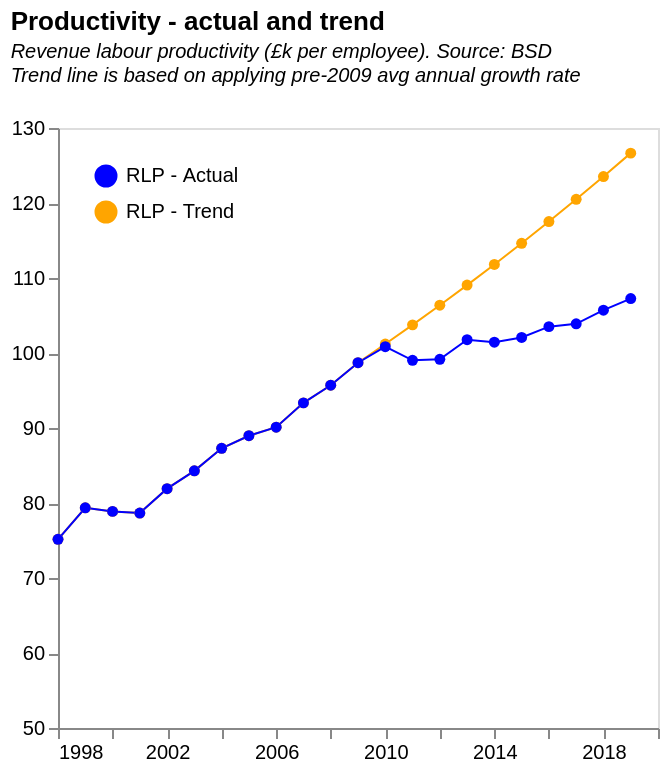

Specify this chart in Vega-Lite:
### Vega-Lite specification from a JSON file in a GitHub repository (floating-point values rounded to 4 significant figures)
{"$schema": "https://vega.github.io/schema/vega-lite/v5.json", "description": "A filter which gets rid of 1997 data as no data for Trend here", "title": {"text": "Productivity - actual and trend", "subtitle": ["Revenue labour productivity (£k per employee). Source: BSD", "Trend line is based on applying pre-2009 avg annual growth rate", ""], "subtitleFontStyle": "italic", "subtitleFontSize": 10, "anchor": "start", "color": "black"}, "data": {"values": [{"year": "1997", "Jobs_enter": "739", "Jobs_grow": "1745", "Jobs_exit": "1570", "Jobs_shrink": "1113", "Jobs_total": "18462", "JobsRLP_enter": "45127", "JobsRLP_grow": "148871", "JobsRLP_exit": "91186", "JobsRLP_shrink": "79360", "JobsRLP_total": "1286257", "firms_enter": "231442", "firms_grow": "172194", "firms_exit": "198585", "firms_shrink": "127759", "firms_stable": "1495505", "firms_total": "2014120", "Entry rate": "0.114909737", "Exit Rate": "0.098596409", "Grow Rate": "0.085493416", "Shrink Rate": "0.063431672", "Units": "860021", "Employment(m)": "17.46", "Turnover(bn)": "1241", "N firms": "1764832", "RLP": "71.07674685", "RLP growth": "0", "RLP actual": "0", "RLP hypotetical": "0", "Gap": "0", "Turnover": "0", "Turnover hypothetical": "0", "Turn_gap": "0", "Mean": "9.32", "Mean_emplWeight": "13.68", "Mean_turnWeight": "13.54", "Central": "6.97", "entryReallocate": "0.035083968", "growReallocate": "0.115739701", "exitReallocate": "0.07089252", "shrinkReallocate": "0.061698401", "totalReallocateRLPJobs": "0.28341459", "": "Pre-GFC", "period2": "1", "entryReallocateJobs": "0.040028166", "growReallocateJobs": "0.09451847", "exitReallocateJobs": "0.085039541", "shrinkReallocateJobs": "0.060285993", "totalReallocateJobs": "0.27987217", "totalReallocateJobsNet": "null"}, {"year": "1998", "Jobs_enter": "581", "Jobs_grow": "1420", "Jobs_exit": "1285", "Jobs_shrink": "788", "Jobs_total": "18329", "JobsRLP_enter": "36531", "JobsRLP_grow": "120919", "JobsRLP_exit": "83465", "JobsRLP_shrink": "57401", "JobsRLP_total": "1349372", "firms_enter": "187867", "firms_grow": "198597", "firms_exit": "192932", "firms_shrink": "133292", "firms_stable": "1493630", "firms_total": "2035621", "Entry rate": "0.092289773", "Exit Rate": "0.094777957", "Grow Rate": "0.097560892", "Shrink Rate": "0.065479773", "Units": "836654", "Employment(m)": "17.47", "Turnover(bn)": "1313", "N firms": "1827671", "RLP": "75.15741271", "RLP growth": "0.057412108", "RLP actual": "75.15741271", "RLP hypotetical": "75.15741271", "Gap": "0", "Turnover": "1313", "Turnover hypothetical": "1313", "Turn_gap": "0", "Mean": "9.32", "Mean_emplWeight": "14.28", "Mean_turnWeight": "14.59", "Central": "6.22", "entryReallocate": "0.027072594", "growReallocate": "0.089611315", "exitReallocate": "0.0618547", "shrinkReallocate": "0.042539048", "totalReallocateRLPJobs": "0.221077657", "": "Pre-GFC", "period2": "1", "entryReallocateJobs": "0.031698401", "growReallocateJobs": "0.077472857", "exitReallocateJobs": "0.07010748", "shrinkReallocateJobs": "0.04299198", "totalReallocateJobs": "0.222270719", "totalReallocateJobsNet": "0.229526979"}, {"year": "1999", "Jobs_enter": "622", "Jobs_grow": "1609", "Jobs_exit": "1383", "Jobs_shrink": "982", "Jobs_total": "18562", "JobsRLP_enter": "40585", "JobsRLP_grow": "145272", "JobsRLP_exit": "92162", "JobsRLP_shrink": "70152", "JobsRLP_total": "1440505", "firms_enter": "181415", "firms_grow": "198806", "firms_exit": "241365", "firms_shrink": "137884", "firms_stable": "1457050", "firms_total": "2054680", "Entry rate": "0.088293554", "Exit Rate": "0.117470847", "Grow Rate": "0.096757646", "Shrink Rate": "0.067107287", "Units": "813982", "Employment(m)": "17.64", "Turnover(bn)": "1400", "N firms": "1850609", "RLP": "79.36507937", "RLP growth": "0.055984719", "RLP actual": "79.36507937", "RLP hypotetical": "79.36507937", "Gap": "0", "Turnover": "1400", "Turnover hypothetical": "1400", "Turn_gap": "0", "Mean": "9.61", "Mean_emplWeight": "15.12", "Mean_turnWeight": "15.55", "Central": "6.81", "entryReallocate": "0.028174147", "growReallocate": "0.100847967", "exitReallocate": "0.063978952", "shrinkReallocate": "0.048699588", "totalReallocateRLPJobs": "0.241700654", "": "Pre-GFC", "period2": "1", "entryReallocateJobs": "0.03350932", "growReallocateJobs": "0.08668247", "exitReallocateJobs": "0.074507057", "shrinkReallocateJobs": "0.052903782", "totalReallocateJobs": "0.247602629", "totalReallocateJobsNet": "0.235050102"}, {"year": "2000", "Jobs_enter": "677", "Jobs_grow": "1727", "Jobs_exit": "1212", "Jobs_shrink": "1143", "Jobs_total": "18715", "JobsRLP_enter": "45426", "JobsRLP_grow": "154972", "JobsRLP_exit": "77771", "JobsRLP_shrink": "84861", "JobsRLP_total": "1442392", "firms_enter": "178147", "firms_grow": "219132", "firms_exit": "203060", "firms_shrink": "148618", "firms_stable": "1446191", "firms_total": "2035619", "Entry rate": "0.087514903", "Exit Rate": "0.099753441", "Grow Rate": "0.107648828", "Shrink Rate": "0.073008751", "Units": "793015", "Employment(m)": "17.71", "Turnover(bn)": "1397", "N firms": "1834250", "RLP": "78.88198758", "RLP growth": "-0.006086957", "RLP actual": "78.88198758", "RLP hypotetical": "78.88198758", "Gap": "0", "Turnover": "1397", "Turnover hypothetical": "1397", "Turn_gap": "0", "Mean": "9.98", "Mean_emplWeight": "15.88", "Mean_turnWeight": "16.32", "Central": "6.92", "entryReallocate": "0.031493519", "growReallocate": "0.107440973", "exitReallocate": "0.053918075", "shrinkReallocate": "0.058833521", "totalReallocateRLPJobs": "0.251686088", "": "Pre-GFC", "period2": "1", "entryReallocateJobs": "0.036174192", "growReallocateJobs": "0.092278921", "exitReallocateJobs": "0.064760887", "shrinkReallocateJobs": "0.061074005", "totalReallocateJobs": "0.254288004", "totalReallocateJobsNet": "0.246112744"}, {"year": "2001", "Jobs_enter": "674", "Jobs_grow": "2264", "Jobs_exit": "1208", "Jobs_shrink": "1525", "Jobs_total": "19091", "JobsRLP_enter": "44783", "JobsRLP_grow": "224789", "JobsRLP_exit": "80263", "JobsRLP_shrink": "96266", "JobsRLP_total": "1463881", "firms_enter": "178260", "firms_grow": "298866", "firms_exit": "220258", "firms_shrink": "248962", "firms_stable": "1265808", "firms_total": "2056263", "Entry rate": "0.086691245", "Exit Rate": "0.107115675", "Grow Rate": "0.145344248", "Shrink Rate": "0.121074979", "Units": "821065", "Employment(m)": "18.04", "Turnover(bn)": "1419", "N firms": "1852625", "RLP": "78.65853659", "RLP growth": "-0.002832725", "RLP actual": "78.65853659", "RLP hypotetical": "78.65853659", "Gap": "0", "Turnover": "1419", "Turnover hypothetical": "1419", "Turn_gap": "0", "Mean": "10.23", "Mean_emplWeight": "16.58", "Mean_turnWeight": "17.13", "Central": "7", "entryReallocate": "0.030591968", "growReallocate": "0.153556881", "exitReallocate": "0.05482891", "shrinkReallocate": "0.06576081", "totalReallocateRLPJobs": "0.304738568", "": "Pre-GFC", "period2": "1", "entryReallocateJobs": "0.035304594", "growReallocateJobs": "0.118589911", "exitReallocateJobs": "0.063275889", "shrinkReallocateJobs": "0.079880572", "totalReallocateJobs": "0.297050966", "totalReallocateJobsNet": "0.277355822"}, {"year": "2002", "Jobs_enter": "637", "Jobs_grow": "1674", "Jobs_exit": "1351", "Jobs_shrink": "1314", "Jobs_total": "19511", "JobsRLP_enter": "42468", "JobsRLP_grow": "156365", "JobsRLP_exit": "88715", "JobsRLP_shrink": "100435", "JobsRLP_total": "1559773", "firms_enter": "182945", "firms_grow": "212474", "firms_exit": "224378", "firms_shrink": "172589", "firms_stable": "1425330", "firms_total": "2062193", "Entry rate": "0.088713811", "Exit Rate": "0.108805529", "Grow Rate": "0.103033033", "Shrink Rate": "0.083691973", "Units": "834431", "Employment(m)": "18.52", "Turnover(bn)": "1517", "N firms": "1857687", "RLP": "81.91144708", "RLP growth": "0.041354831", "RLP actual": "81.91144708", "RLP hypotetical": "81.91144708", "Gap": "0", "Turnover": "1517", "Turnover hypothetical": "1517", "Turn_gap": "0", "Mean": "10.46", "Mean_emplWeight": "17.13", "Mean_turnWeight": "17.81", "Central": "7.38", "entryReallocate": "0.027227039", "growReallocate": "0.100248562", "exitReallocate": "0.056876866", "shrinkReallocate": "0.06439078", "totalReallocateRLPJobs": "0.248743247", "": "Pre-GFC", "period2": "1", "entryReallocateJobs": "0.03264825", "growReallocateJobs": "0.085797755", "exitReallocateJobs": "0.069242991", "shrinkReallocateJobs": "0.067346625", "totalReallocateJobs": "0.255035621", "totalReallocateJobsNet": "0.233509302"}, {"year": "2003", "Jobs_enter": "673", "Jobs_grow": "1392", "Jobs_exit": "1362", "Jobs_shrink": "1114", "Jobs_total": "19478", "JobsRLP_enter": "46330", "JobsRLP_grow": "124275", "JobsRLP_exit": "99733", "JobsRLP_shrink": "81346", "JobsRLP_total": "1602504", "firms_enter": "225136", "firms_grow": "190701", "firms_exit": "232289", "firms_shrink": "204720", "firms_stable": "1446790", "firms_total": "2104425", "Entry rate": "0.106982192", "Exit Rate": "0.110381221", "Grow Rate": "0.090619053", "Shrink Rate": "0.09728073", "Units": "834277", "Employment(m)": "18.46", "Turnover(bn)": "1556", "N firms": "1855951", "RLP": "84.29035753", "RLP growth": "0.029042466", "RLP actual": "84.29035753", "RLP hypotetical": "84.29035753", "Gap": "0", "Turnover": "1556", "Turnover hypothetical": "1556", "Turn_gap": "0", "Mean": "10.59", "Mean_emplWeight": "17.87", "Mean_turnWeight": "18.28", "Central": "7.28", "entryReallocate": "0.028911004", "growReallocate": "0.077550508", "exitReallocate": "0.062235726", "shrinkReallocate": "0.050761808", "totalReallocateRLPJobs": "0.219459047", "": "Pre-GFC", "period2": "1", "entryReallocateJobs": "0.034551802", "growReallocateJobs": "0.071465243", "exitReallocateJobs": "0.069925044", "shrinkReallocateJobs": "0.05719273", "totalReallocateJobs": "0.233134819", "totalReallocateJobsNet": "0.234829038"}, {"year": "2004", "Jobs_enter": "602", "Jobs_grow": "1779", "Jobs_exit": "1359", "Jobs_shrink": "1133", "Jobs_total": "19264", "JobsRLP_enter": "46096", "JobsRLP_grow": "179023", "JobsRLP_exit": "103505", "JobsRLP_shrink": "89242", "JobsRLP_total": "1639165", "firms_enter": "204954", "firms_grow": "219688", "firms_exit": "231105", "firms_shrink": "171909", "firms_stable": "1474969", "firms_total": "2127574", "Entry rate": "0.096332254", "Exit Rate": "0.108623719", "Grow Rate": "0.103257513", "Shrink Rate": "0.08080048", "Units": "861501", "Employment(m)": "18.25", "Turnover(bn)": "1593", "N firms": "1897242", "RLP": "87.28767123", "RLP growth": "0.03555939", "RLP actual": "87.28767123", "RLP hypotetical": "87.28767123", "Gap": "0", "Turnover": "1593", "Turnover hypothetical": "1593", "Turn_gap": "0", "Mean": "10.5", "Mean_emplWeight": "18.74", "Mean_turnWeight": "19.23", "Central": "6.95", "entryReallocate": "0.028121635", "growReallocate": "0.109215973", "exitReallocate": "0.063144955", "shrinkReallocate": "0.054443573", "totalReallocateRLPJobs": "0.254926136", "": "Pre-GFC", "period2": "1", "entryReallocateJobs": "0.03125", "growReallocateJobs": "0.092348422", "exitReallocateJobs": "0.070546096", "shrinkReallocateJobs": "0.058814369", "totalReallocateJobs": "0.252958887", "totalReallocateJobsNet": "0.264067691"}, {"year": "2005", "Jobs_enter": "530", "Jobs_grow": "1634", "Jobs_exit": "1137", "Jobs_shrink": "1130", "Jobs_total": "19292", "JobsRLP_enter": "36450", "JobsRLP_grow": "153780", "JobsRLP_exit": "83195", "JobsRLP_shrink": "88596", "JobsRLP_total": "1665059", "firms_enter": "197332", "firms_grow": "224769", "firms_exit": "222919", "firms_shrink": "162606", "firms_stable": "1514896", "firms_total": "2152914", "Entry rate": "0.091658097", "Exit Rate": "0.103542919", "Grow Rate": "0.10440222", "Shrink Rate": "0.07552833", "Units": "856496", "Employment(m)": "18.31", "Turnover(bn)": "1629", "N firms": "1928083", "RLP": "88.96777717", "RLP growth": "0.019247918", "RLP actual": "88.96777717", "RLP hypotetical": "88.96777717", "Gap": "0", "Turnover": "1629", "Turnover hypothetical": "1629", "Turn_gap": "0", "Mean": "10.57", "Mean_emplWeight": "19.47", "Mean_turnWeight": "20.43", "Central": "6.94", "entryReallocate": "0.021891116", "growReallocate": "0.092357088", "exitReallocate": "0.049965196", "shrinkReallocate": "0.053208925", "totalReallocateRLPJobs": "0.217422326", "": "Pre-GFC", "period2": "1", "entryReallocateJobs": "0.027472527", "growReallocateJobs": "0.084698321", "exitReallocateJobs": "0.058936347", "shrinkReallocateJobs": "0.058573502", "totalReallocateJobs": "0.229680697", "totalReallocateJobsNet": "0.228229318"}, {"year": "2006", "Jobs_enter": "540", "Jobs_grow": "1682", "Jobs_exit": "1082", "Jobs_shrink": "1277", "Jobs_total": "19447", "JobsRLP_enter": "37655", "JobsRLP_grow": "167538", "JobsRLP_exit": "80384", "JobsRLP_shrink": "95356", "JobsRLP_total": "1694217", "firms_enter": "210153", "firms_grow": "277068", "firms_exit": "211689", "firms_shrink": "217079", "firms_stable": "1469112", "firms_total": "2201319", "Entry rate": "0.095466854", "Exit Rate": "0.096164618", "Grow Rate": "0.125864538", "Shrink Rate": "0.09861315", "Units": "852964", "Employment(m)": "18.39", "Turnover(bn)": "1657", "N firms": "1961693", "RLP": "90.10331702", "RLP growth": "0.012763496", "RLP actual": "90.10331702", "RLP hypotetical": "90.10331702", "Gap": "0", "Turnover": "1657", "Turnover hypothetical": "1657", "Turn_gap": "0", "Mean": "10.68", "Mean_emplWeight": "20.23", "Mean_turnWeight": "21.32", "Central": "6.92", "entryReallocate": "0.022225606", "growReallocate": "0.098888159", "exitReallocate": "0.047446106", "shrinkReallocate": "0.056283227", "totalReallocateRLPJobs": "0.224843099", "": "Pre-GFC", "period2": "1", "entryReallocateJobs": "0.027767779", "growReallocateJobs": "0.08649149", "exitReallocateJobs": "0.055638402", "shrinkReallocateJobs": "0.065665655", "totalReallocateJobs": "0.235563326", "totalReallocateJobsNet": "0.227592945"}, {"year": "2007", "Jobs_enter": "603", "Jobs_grow": "1582", "Jobs_exit": "1187", "Jobs_shrink": "1091", "Jobs_total": "19610", "JobsRLP_enter": "43540", "JobsRLP_grow": "160516", "JobsRLP_exit": "86834", "JobsRLP_shrink": "85154", "JobsRLP_total": "1770777", "firms_enter": "231754", "firms_grow": "287170", "firms_exit": "292564", "firms_shrink": "205030", "firms_stable": "1477714", "firms_total": "2294533", "Entry rate": "0.101002688", "Exit Rate": "0.127504813", "Grow Rate": "0.125154007", "Shrink Rate": "0.089355873", "Units": "863638", "Employment(m)": "18.5", "Turnover(bn)": "1727", "N firms": "2031817", "RLP": "93.35135135", "RLP growth": "0.036047889", "RLP actual": "93.35135135", "RLP hypotetical": "93.35135135", "Gap": "0", "Turnover": "1727", "Turnover hypothetical": "1727", "Turn_gap": "0", "Mean": "10.76", "Mean_emplWeight": "20.84", "Mean_turnWeight": "21.83", "Central": "6.92", "entryReallocate": "0.024588076", "growReallocate": "0.090647213", "exitReallocate": "0.049037231", "shrinkReallocate": "0.048088494", "totalReallocateRLPJobs": "0.212361014", "": "Pre-GFC", "period2": "1", "entryReallocateJobs": "0.030749618", "growReallocateJobs": "0.080673126", "exitReallocateJobs": "0.060530342", "shrinkReallocateJobs": "0.05563488", "totalReallocateJobs": "0.227587965", "totalReallocateJobsNet": "0.21927588"}, {"year": "2008", "Jobs_enter": "431", "Jobs_grow": "1722", "Jobs_exit": "1261", "Jobs_shrink": "1168", "Jobs_total": "19615", "JobsRLP_enter": "32117", "JobsRLP_grow": "168836", "JobsRLP_exit": "96829", "JobsRLP_shrink": "92174", "JobsRLP_total": "1813046", "firms_enter": "165875", "firms_grow": "322259", "firms_exit": "277503", "firms_shrink": "214858", "firms_stable": "1385598", "firms_total": "2229430", "Entry rate": "0.074402426", "Exit Rate": "0.124472623", "Grow Rate": "0.14454771", "Shrink Rate": "0.096373513", "Units": "904598", "Employment(m)": "18.61", "Turnover(bn)": "1781", "N firms": "2030407", "RLP": "95.70123589", "RLP growth": "0.025172475", "RLP actual": "95.70123589", "RLP hypotetical": "95.70123589", "Gap": "0", "Turnover": "1781", "Turnover hypothetical": "1781", "Turn_gap": "0", "Mean": "10.94", "Mean_emplWeight": "21.61", "Mean_turnWeight": "22.68", "Central": "6.89", "entryReallocate": "0.017714388", "growReallocate": "0.093122844", "exitReallocate": "0.053406808", "shrinkReallocate": "0.050839306", "totalReallocateRLPJobs": "0.215083346", "": "Pre-GFC", "period2": "1", "entryReallocateJobs": "0.02197298", "growReallocateJobs": "0.087789957", "exitReallocateJobs": "0.064287535", "shrinkReallocateJobs": "0.059546266", "totalReallocateJobs": "0.233596737", "totalReallocateJobsNet": "0.23334183"}, {"year": "2009", "Jobs_enter": "399", "Jobs_grow": "1582", "Jobs_exit": "1112", "Jobs_shrink": "1594", "Jobs_total": "19573", "JobsRLP_enter": "30188", "JobsRLP_grow": "161734", "JobsRLP_exit": "83565", "JobsRLP_shrink": "144287", "JobsRLP_total": "1860876", "firms_enter": "148392", "firms_grow": "269261", "firms_exit": "251412", "firms_shrink": "218573", "firms_stable": "1388291", "firms_total": "2158706", "Entry rate": "0.068741181", "Exit Rate": "0.116464215", "Grow Rate": "0.124732594", "Shrink Rate": "0.101251861", "Units": "919136", "Employment(m)": "18.55", "Turnover(bn)": "1831", "N firms": "1976143", "RLP": "98.70619946", "RLP growth": "0.031399423", "RLP actual": "98.70619946", "RLP hypotetical": "98.70619946", "Gap": "0", "Turnover": "1831", "Turnover hypothetical": "1831", "Turn_gap": "0", "Mean": "11.48", "Mean_emplWeight": "22.38", "Mean_turnWeight": "23.7", "Central": "7.25", "entryReallocate": "0.016222467", "growReallocate": "0.08691283", "exitReallocate": "0.04490627", "shrinkReallocate": "0.077537138", "totalReallocateRLPJobs": "0.225578706", "": "Pre-GFC", "period2": "1", "entryReallocateJobs": "0.020385225", "growReallocateJobs": "0.080825627", "exitReallocateJobs": "0.056812957", "shrinkReallocateJobs": "0.081438717", "totalReallocateJobs": "0.239462525", "totalReallocateJobsNet": "0.241608338"}, {"year": "2010", "Jobs_enter": "415", "Jobs_grow": "1190", "Jobs_exit": "941", "Jobs_shrink": "1178", "Jobs_total": "19035", "JobsRLP_enter": "30749", "JobsRLP_grow": "117871", "JobsRLP_exit": "74913", "JobsRLP_shrink": "105543", "JobsRLP_total": "1836399", "firms_enter": "158675", "firms_grow": "218606", "firms_exit": "227411", "firms_shrink": "226612", "firms_stable": "1396534", "firms_total": "2105199", "Entry rate": "0.075372922", "Exit Rate": "0.108023517", "Grow Rate": "0.103841015", "Shrink Rate": "0.10764398", "Units": "917525", "Employment(m)": "17.91", "Turnover(bn)": "1806", "N firms": "1911159", "RLP": "100.8375209", "RLP growth": "0.02159258", "RLP actual": "100.8375209", "RLP hypotetical": "101.1976599", "Gap": "0.003571478", "Turnover": "1806", "Turnover hypothetical": "1812.450089", "Turn_gap": "6.450089111", "Mean": "12", "Mean_emplWeight": "23.19", "Mean_turnWeight": "24.5", "Central": "7.85", "entryReallocate": "0.016744183", "growReallocate": "0.064185942", "exitReallocate": "0.040793422", "shrinkReallocate": "0.057472804", "totalReallocateRLPJobs": "0.179196351", "": "Post-GFC", "period2": "1", "entryReallocateJobs": "0.021801944", "growReallocateJobs": "0.062516417", "exitReallocateJobs": "0.049435251", "shrinkReallocateJobs": "0.061885999", "totalReallocateJobs": "0.195639611", "totalReallocateJobsNet": "0.223903336"}, {"year": "2011", "Jobs_enter": "450", "Jobs_grow": "1515", "Jobs_exit": "795", "Jobs_shrink": "1060", "Jobs_total": "18650", "JobsRLP_enter": "33116", "JobsRLP_grow": "151490", "JobsRLP_exit": "57015", "JobsRLP_shrink": "83614", "JobsRLP_total": "1764720", "firms_enter": "174240", "firms_grow": "331020", "firms_exit": "192749", "firms_shrink": "224622", "firms_stable": "1305162", "firms_total": "2079401", "Entry rate": "0.083793362", "Exit Rate": "0.092694483", "Grow Rate": "0.159190074", "Shrink Rate": "0.108022455", "Units": "889262", "Employment(m)": "17.49", "Turnover(bn)": "1732", "N firms": "1872814", "RLP": "99.02801601", "RLP growth": "-0.017944758", "RLP actual": "99.02801601", "RLP hypotetical": "103.7520078", "Gap": "0.047703589", "Turnover": "1732", "Turnover hypothetical": "1814.622616", "Turn_gap": "82.62261576", "Mean": "12.43", "Mean_emplWeight": "23.9", "Mean_turnWeight": "25.38", "Central": "8.32", "entryReallocate": "0.018765583", "growReallocate": "0.085843647", "exitReallocate": "0.032308242", "shrinkReallocate": "0.047380888", "totalReallocateRLPJobs": "0.184298359", "": "Post-GFC", "period2": "1", "entryReallocateJobs": "0.024128686", "growReallocateJobs": "0.081233244", "exitReallocateJobs": "0.042627346", "shrinkReallocateJobs": "0.056836461", "totalReallocateJobs": "0.204825737", "totalReallocateJobsNet": "0.225469169"}, {"year": "2012", "Jobs_enter": "463", "Jobs_grow": "1585", "Jobs_exit": "889", "Jobs_shrink": "1068", "Jobs_total": "19062", "JobsRLP_enter": "34492", "JobsRLP_grow": "153465", "JobsRLP_exit": "65957", "JobsRLP_shrink": "85382", "JobsRLP_total": "1804217", "firms_enter": "186330", "firms_grow": "301126", "firms_exit": "227191", "firms_shrink": "242783", "firms_stable": "1367547", "firms_total": "2169250", "Entry rate": "0.085896047", "Exit Rate": "0.104732511", "Grow Rate": "0.13881572", "Shrink Rate": "0.111920249", "Units": "867637", "Employment(m)": "17.85", "Turnover(bn)": "1770", "N firms": "1952141", "RLP": "99.15966387", "RLP growth": "0.0013294", "RLP actual": "99.15966387", "RLP hypotetical": "106.3708303", "Gap": "0.072722781", "Turnover": "1770", "Turnover hypothetical": "1898.719322", "Turn_gap": "128.7193217", "Mean": "12.3", "Mean_emplWeight": "24.08", "Mean_turnWeight": "25.74", "Central": "8.41", "entryReallocate": "0.019117434", "growReallocate": "0.085059059", "exitReallocate": "0.036557133", "shrinkReallocate": "0.047323576", "totalReallocateRLPJobs": "0.188057202", "": "Post-GFC", "period2": "1", "entryReallocateJobs": "0.024289162", "growReallocateJobs": "0.083149722", "exitReallocateJobs": "0.046637289", "shrinkReallocateJobs": "0.056027699", "totalReallocateJobs": "0.210103872", "totalReallocateJobsNet": "0.18849019"}, {"year": "2013", "Jobs_enter": "661", "Jobs_grow": "1586", "Jobs_exit": "879", "Jobs_shrink": "1032", "Jobs_total": "19536", "JobsRLP_enter": "47283", "JobsRLP_grow": "151950", "JobsRLP_exit": "66757", "JobsRLP_shrink": "90845", "JobsRLP_total": "1888930", "firms_enter": "236124", "firms_grow": "280618", "firms_exit": "221757", "firms_shrink": "180486", "firms_stable": "1520966", "firms_total": "2230056", "Entry rate": "0.105882543", "Exit Rate": "0.099440104", "Grow Rate": "0.125834508", "Shrink Rate": "0.080933394", "Units": "853661", "Employment(m)": "18.1", "Turnover(bn)": "1842", "N firms": "1962202", "RLP": "101.7679558", "RLP growth": "0.026303961", "RLP actual": "101.7679558", "RLP hypotetical": "109.0557551", "Gap": "0.071611926", "Turnover": "1842", "Turnover hypothetical": "1973.909167", "Turn_gap": "131.9091672", "Mean": "12.43", "Mean_emplWeight": "24.7", "Mean_turnWeight": "26.84", "Central": "8.45", "entryReallocate": "0.025031632", "growReallocate": "0.080442367", "exitReallocate": "0.035341172", "shrinkReallocate": "0.048093365", "totalReallocateRLPJobs": "0.188908536", "": "Post-GFC", "period2": "1", "entryReallocateJobs": "0.033834971", "growReallocateJobs": "0.081183456", "exitReallocateJobs": "0.044993857", "shrinkReallocateJobs": "0.052825553", "totalReallocateJobs": "0.212837838", "totalReallocateJobsNet": "0.188574939"}, {"year": "2014", "Jobs_enter": "761", "Jobs_grow": "1534", "Jobs_exit": "924", "Jobs_shrink": "942", "Jobs_total": "20291", "JobsRLP_enter": "60039", "JobsRLP_grow": "143390", "JobsRLP_exit": "74039", "JobsRLP_shrink": "77271", "JobsRLP_total": "1957288", "firms_enter": "248257", "firms_grow": "274441", "firms_exit": "230891", "firms_shrink": "188113", "firms_stable": "1618270", "firms_total": "2338642", "Entry rate": "0.106154341", "Exit Rate": "0.098728664", "Grow Rate": "0.117350582", "Shrink Rate": "0.080436852", "Units": "845859", "Employment(m)": "18.7", "Turnover(bn)": "1897", "N firms": "2058326", "RLP": "101.4438503", "RLP growth": "-0.00318475", "RLP actual": "101.4438503", "RLP hypotetical": "111.8084505", "Gap": "0.102170809", "Turnover": "1897", "Turnover hypothetical": "2090.818024", "Turn_gap": "193.8180243", "Mean": "12.18", "Mean_emplWeight": "24.66", "Mean_turnWeight": "27.22", "Central": "7.89", "entryReallocate": "0.030674586", "growReallocate": "0.073259531", "exitReallocate": "0.037827341", "shrinkReallocate": "0.039478605", "totalReallocateRLPJobs": "0.181240063", "": "Post-GFC", "period2": "2", "entryReallocateJobs": "0.037504312", "growReallocateJobs": "0.07560002", "exitReallocateJobs": "0.04553743", "shrinkReallocateJobs": "0.046424523", "totalReallocateJobs": "0.205066286", "totalReallocateJobsNet": "0.167857671"}, {"year": "2015", "Jobs_enter": "743", "Jobs_grow": "1503", "Jobs_exit": "903", "Jobs_shrink": "1235", "Jobs_total": "20966", "JobsRLP_enter": "55823", "JobsRLP_grow": "142582", "JobsRLP_exit": "66425", "JobsRLP_shrink": "103032", "JobsRLP_total": "2028413", "firms_enter": "257150", "firms_grow": "231316", "firms_exit": "224157", "firms_shrink": "230648", "firms_stable": "1707363", "firms_total": "2420764", "Entry rate": "0.106226795", "Exit Rate": "0.092597626", "Grow Rate": "0.095554957", "Shrink Rate": "0.095279011", "Units": "836940", "Employment(m)": "19.33", "Turnover(bn)": "1973", "N firms": "2130503", "RLP": "102.0693223", "RLP growth": "0.006165697", "RLP actual": "102.0693223", "RLP hypotetical": "114.6306272", "Gap": "0.123066408", "Turnover": "1973", "Turnover hypothetical": "2215.810023", "Turn_gap": "242.8100231", "Mean": "12.11", "Mean_emplWeight": "24.75", "Mean_turnWeight": "27.67", "Central": "7.96", "entryReallocate": "0.02752053", "growReallocate": "0.070292391", "exitReallocate": "0.032747276", "shrinkReallocate": "0.05079439", "totalReallocateRLPJobs": "0.181354586", "": "Post-GFC", "period2": "2", "entryReallocateJobs": "0.035438329", "growReallocateJobs": "0.071687494", "exitReallocateJobs": "0.043069732", "shrinkReallocateJobs": "0.058904894", "totalReallocateJobs": "0.209100448", "totalReallocateJobsNet": "0.176905466"}, {"year": "2016", "Jobs_enter": "837", "Jobs_grow": "1425", "Jobs_exit": "974", "Jobs_shrink": "1045", "Jobs_total": "21401", "JobsRLP_enter": "70440", "JobsRLP_grow": "142336", "JobsRLP_exit": "68610", "JobsRLP_shrink": "88413", "JobsRLP_total": "2102357", "firms_enter": "281947", "firms_grow": "271685", "firms_exit": "249020", "firms_shrink": "202138", "firms_stable": "1786418", "firms_total": "2533293", "Entry rate": "0.11129664", "Exit Rate": "0.098298933", "Grow Rate": "0.107245786", "Shrink Rate": "0.079792586", "Units": "829541", "Employment(m)": "19.63", "Turnover(bn)": "2032", "N firms": "2213199", "RLP": "103.515028", "RLP growth": "0.014163959", "RLP actual": "103.515028", "RLP hypotetical": "117.5240389", "Gap": "0.135333112", "Turnover": "2032", "Turnover hypothetical": "2306.996883", "Turn_gap": "274.9968833", "Mean": "11.99", "Mean_emplWeight": "25.25", "Mean_turnWeight": "28.51", "Central": "7.42", "entryReallocate": "0.033505251", "growReallocate": "0.067703059", "exitReallocate": "0.0326348", "shrinkReallocate": "0.042054228", "totalReallocateRLPJobs": "0.175897338", "": "Post-GFC", "period2": "2", "entryReallocateJobs": "0.039110322", "growReallocateJobs": "0.066585674", "exitReallocateJobs": "0.045511892", "shrinkReallocateJobs": "0.048829494", "totalReallocateJobs": "0.200037381", "totalReallocateJobsNet": "0.179711228"}, {"year": "2017", "Jobs_enter": "818", "Jobs_grow": "1661", "Jobs_exit": "1002", "Jobs_shrink": "1237", "Jobs_total": "21847", "JobsRLP_enter": "66172", "JobsRLP_grow": "166958", "JobsRLP_exit": "73277", "JobsRLP_shrink": "107458", "JobsRLP_total": "2148539", "firms_enter": "245437", "firms_grow": "274115", "firms_exit": "299563", "firms_shrink": "210443", "firms_stable": "1783945", "firms_total": "2592281", "Entry rate": "0.094679936", "Exit Rate": "0.115559617", "Grow Rate": "0.10574278", "Shrink Rate": "0.081180628", "Units": "825295", "Employment(m)": "20.04", "Turnover(bn)": "2082", "N firms": "2307805", "RLP": "103.8922156", "RLP growth": "0.003643795", "RLP actual": "103.8922156", "RLP hypotetical": "120.4904837", "Gap": "0.15976431", "Turnover": "2082", "Turnover hypothetical": "2414.629294", "Turn_gap": "332.6292937", "Mean": "11.85", "Mean_emplWeight": "25.58", "Mean_turnWeight": "28.57", "Central": "7.3", "entryReallocate": "0.030798603", "growReallocate": "0.077707689", "exitReallocate": "0.034105501", "shrinkReallocate": "0.050014452", "totalReallocateRLPJobs": "0.192626245", "": "Post-GFC", "period2": "2", "entryReallocateJobs": "0.037442212", "growReallocateJobs": "0.076028745", "exitReallocateJobs": "0.045864421", "shrinkReallocateJobs": "0.056621046", "totalReallocateJobs": "0.215956424", "totalReallocateJobsNet": "0.195541722"}, {"year": "2018", "Jobs_enter": "846", "Jobs_grow": "1605", "Jobs_exit": "1123", "Jobs_shrink": "1387", "Jobs_total": "22373", "JobsRLP_enter": "68450", "JobsRLP_grow": "152244", "JobsRLP_exit": "85571", "JobsRLP_shrink": "121705", "JobsRLP_total": "2233980", "firms_enter": "255118", "firms_grow": "272065", "firms_exit": "282242", "firms_shrink": "218377", "firms_stable": "1819794", "firms_total": "2606542", "Entry rate": "0.097876037", "Exit Rate": "0.108282161", "Grow Rate": "0.104377754", "Shrink Rate": "0.08378035", "Units": "826841", "Employment(m)": "20.49", "Turnover(bn)": "2166", "N firms": "2309475", "RLP": "105.7101025", "RLP growth": "0.017497816", "RLP actual": "105.7101025", "RLP hypotetical": "123.5318051", "Gap": "0.168590345", "Turnover": "2166", "Turnover hypothetical": "2531.166687", "Turn_gap": "365.1666866", "Mean": "12.14", "Mean_emplWeight": "25.87", "Mean_turnWeight": "28.86", "Central": "7.29", "entryReallocate": "0.030640382", "growReallocate": "0.068149222", "exitReallocate": "0.038304282", "shrinkReallocate": "0.054479002", "totalReallocateRLPJobs": "0.191572888", "": "Post-GFC", "period2": "2", "entryReallocateJobs": "0.037813436", "growReallocateJobs": "0.071738256", "exitReallocateJobs": "0.050194431", "shrinkReallocateJobs": "0.061994368", "totalReallocateJobs": "0.221740491", "totalReallocateJobsNet": "0.198230009"}, {"year": "2019", "Jobs_enter": "764", "Jobs_grow": "1392", "Jobs_exit": "1422", "Jobs_shrink": "1281", "Jobs_total": "22520", "JobsRLP_enter": "65752", "JobsRLP_grow": "137592", "JobsRLP_exit": "131172", "JobsRLP_shrink": "110145", "JobsRLP_total": "2282539", "firms_enter": "253379", "firms_grow": "258593", "firms_exit": "315526", "firms_shrink": "228605", "firms_stable": "1849644", "firms_total": "2652368", "Entry rate": "0.095529353", "Exit Rate": "0.118960114", "Grow Rate": "0.097495144", "Shrink Rate": "0.086189021", "Units": "827172", "Employment(m)": "20.67", "Turnover(bn)": "2217", "N firms": "2352825", "RLP": "107.256894", "RLP growth": "0.014632391", "RLP actual": "107.256894", "RLP hypotetical": "126.649893", "Gap": "0.180808881", "Turnover": "2217", "Turnover hypothetical": "2617.853289", "Turn_gap": "400.8532887", "Mean": "12.21", "Mean_emplWeight": "26.27", "Mean_turnWeight": "29.33", "Central": "7.29", "entryReallocate": "0.028806518", "growReallocate": "0.060280241", "exitReallocate": "0.057467583", "shrinkReallocate": "0.048255473", "totalReallocateRLPJobs": "0.194809815", "": "Post-GFC", "period2": "2", "entryReallocateJobs": "0.0339254", "growReallocateJobs": "0.061811723", "exitReallocateJobs": "0.063143872", "shrinkReallocateJobs": "0.056882771", "totalReallocateJobs": "0.215763766", "totalReallocateJobsNet": "0.209236234"}], "format": {"parse": {"year": "number"}}}, "transform": [{"fold": ["RLP hypotetical", "RLP"], "as": ["metric", "value"]}, {"calculate": "{'RLP': 'RLP - Actual', 'RLP hypotetical': 'RLP - Trend'}[datum.metric]", "as": "metricClean"}, {"filter": {"field": "year", "gt": 1997}}], "height": 300, "width": 300, "mark": {"type": "line", "strokeWidth": 1, "point": true}, "encoding": {"x": {"field": "year", "type": "quantitative", "title": null, "axis": {"grid": false, "format": ""}}, "y": {"field": "value", "type": "quantitative", "title": null, "scale": {"domain": [50, 130]}, "axis": {"grid": false, "format": "d"}}, "color": {"field": "metricClean", "title": null, "scale": {"range": ["blue", "orange"]}, "legend": {"orient": "top-left"}}}}
